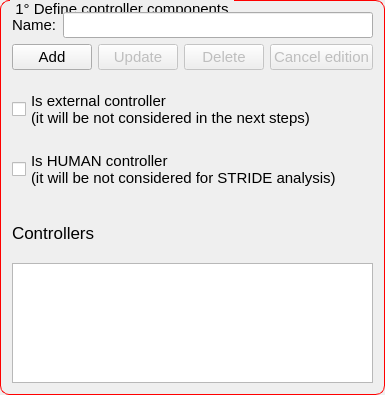
                   <widget class="QGroupBox" name="groupBox_2">
                    <property name="minimumSize">
                     <size>
                      <width>0</width>
                      <height>395</height>
                     </size>
                    </property>
                    <property name="maximumSize">
                     <size>
                      <width>16777215</width>
                      <height>395</height>
                     </size>
                    </property>
                    <property name="font">
                     <font>
                      <pointsize>-1</pointsize>
                     </font>
                    </property>
                    <property name="styleSheet">
                     <string notr="true">QGroupBox {
    border: 1px solid red;
    border-radius: 9px;
    margin-top: 0.5em;
    font-size: 15px;
}

QGroupBox::title {
    subcontrol-origin: margin;
    left: 10px;
    padding: 0 3px 0 3px;
}</string>
                    </property>
                    <property name="title">
                     <string>1° Define controller components</string>
                    </property>
                    <layout class="QGridLayout" name="gridLayout_30">
                     <item row="0" column="0">
                      <layout class="QVBoxLayout" name="verticalLayout_42">
                       <item>
                        <layout class="QHBoxLayout" name="horizontalLayout_39">
                         <item>
                          <widget class="QLabel" name="label_14">
                           <property name="font">
                            <font>
                             <pointsize>11</pointsize>
                            </font>
                           </property>
                           <property name="text">
                            <string>Name:</string>
                           </property>
                          </widget>
                         </item>
                         <item>
                          <widget class="QLineEdit" name="lineedit_name_controller">
                           <property name="font">
                            <font>
                             <pointsize>11</pointsize>
                            </font>
                           </property>
                          </widget>
                         </item>
                        </layout>
                       </item>
                       <item>
                        <layout class="QHBoxLayout" name="horizontalLayout_24">
                         <item>
                          <widget class="QPushButton" name="button_add_controller">
                           <property name="font">
                            <font>
                             <pointsize>11</pointsize>
                            </font>
                           </property>
                           <property name="text">
                            <string>Add</string>
                           </property>
                          </widget>
                         </item>
                         <item>
                          <widget class="QPushButton" name="button_update_controller">
                           <property name="enabled">
                            <bool>false</bool>
                           </property>
                           <property name="font">
                            <font>
                             <pointsize>11</pointsize>
                            </font>
                           </property>
                           <property name="text">
                            <string>Update</string>
                           </property>
                          </widget>
                         </item>
                         <item>
                          <widget class="QPushButton" name="button_delete_controller">
                           <property name="enabled">
                            <bool>false</bool>
                           </property>
                           <property name="font">
                            <font>
                             <pointsize>11</pointsize>
                            </font>
                           </property>
                           <property name="text">
                            <string>Delete</string>
                           </property>
                          </widget>
                         </item>
                         <item>
                          <widget class="QPushButton" name="button_cancel_controller">
                           <property name="enabled">
                            <bool>false</bool>
                           </property>
                           <property name="font">
                            <font>
                             <pointsize>11</pointsize>
                            </font>
                           </property>
                           <property name="text">
                            <string>Cancel edition</string>
                           </property>
                          </widget>
                         </item>
                        </layout>
                       </item>
                       <item>
                        <layout class="QVBoxLayout" name="verticalLayout_22">
                         <item>
                          <spacer name="verticalSpacer_6">
                           <property name="orientation">
                            <enum>Qt::Vertical</enum>
                           </property>
                           <property name="sizeType">
                            <enum>QSizePolicy::Maximum</enum>
                           </property>
                           <property name="sizeHint" stdset="0">
                            <size>
                             <width>20</width>
                             <height>13</height>
                            </size>
                           </property>
                          </spacer>
                         </item>
                         <item>
                          <widget class="QCheckBox" name="checkbox_controller_ext_of_analysis">
                           <property name="font">
                            <font>
                             <pointsize>11</pointsize>
                            </font>
                           </property>
                           <property name="layoutDirection">
                            <enum>Qt::LeftToRight</enum>
                           </property>
                           <property name="text">
                            <string>Is external controller
(it will be not considered in the next steps)</string>
                           </property>
                          </widget>
                         </item>
                         <item>
                          <spacer name="verticalSpacer_3">
                           <property name="orientation">
                            <enum>Qt::Vertical</enum>
                           </property>
                           <property name="sizeType">
                            <enum>QSizePolicy::Maximum</enum>
                           </property>
                           <property name="sizeHint" stdset="0">
                            <size>
                             <width>20</width>
                             <height>13</height>
                            </size>
                           </property>
                          </spacer>
                         </item>
                         <item>
                          <widget class="QCheckBox" name="checkbox_controller_human">
                           <property name="font">
                            <font>
                             <pointsize>11</pointsize>
                            </font>
                           </property>
                           <property name="layoutDirection">
                            <enum>Qt::LeftToRight</enum>
                           </property>
                           <property name="text">
                            <string>Is HUMAN controller
(it will be not considered for STRIDE analysis)</string>
                           </property>
                          </widget>
                         </item>
                         <item>
                          <spacer name="verticalSpacer_8">
                           <property name="orientation">
                            <enum>Qt::Vertical</enum>
                           </property>
                           <property name="sizeType">
                            <enum>QSizePolicy::Maximum</enum>
                           </property>
                           <property name="sizeHint" stdset="0">
                            <size>
                             <width>20</width>
                             <height>13</height>
                            </size>
                           </property>
                          </spacer>
                         </item>
                         <item>
                          <widget class="QLabel" name="label_15">
                           <property name="font">
                            <font>
                             <pointsize>13</pointsize>
                            </font>
                           </property>
                           <property name="text">
                            <string>Controllers</string>
                           </property>
                           <property name="alignment">
                            <set>Qt::AlignLeading|Qt::AlignLeft|Qt::AlignVCenter</set>
                           </property>
                          </widget>
                         </item>
                        </layout>
                       </item>
                       <item>
                        <widget class="QListWidget" name="listwidget_controllers">
                         <property name="minimumSize">
                          <size>
                           <width>0</width>
                           <height>120</height>
                          </size>
                         </property>
                         <property name="maximumSize">
                          <size>
                           <width>16777215</width>
                           <height>120</height>
                          </size>
                         </property>
                         <property name="font">
                          <font>
                           <pointsize>11</pointsize>
                          </font>
                         </property>
                         <property name="alternatingRowColors">
                          <bool>true</bool>
                         </property>
                         <property name="wordWrap">
                          <bool>true</bool>
                         </property>
                        </widget>
                       </item>
                      </layout>
                     </item>
                    </layout>
                   </widget>
